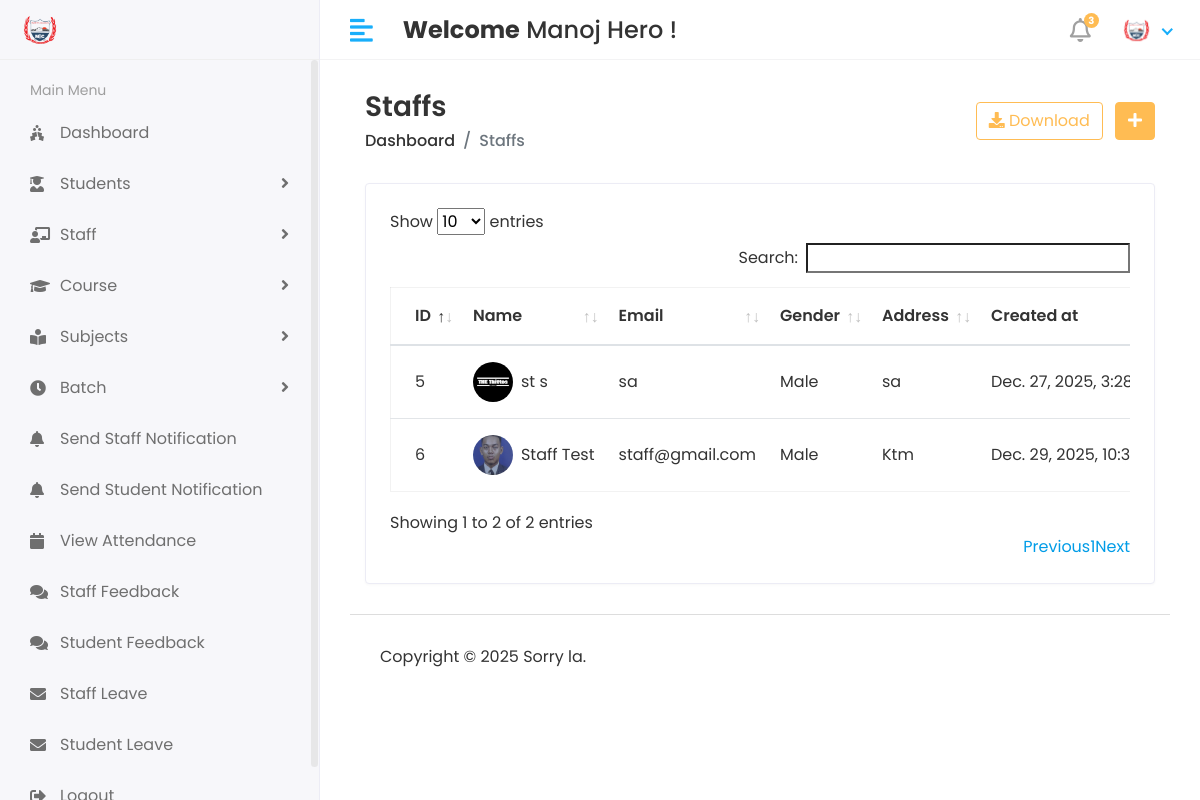
The page /hod/Staff/View (signed in) on the database its author committed.
### smsapp/models.py (models this page shows, shortened)
class CustomUser(AbstractUser):
    USER = (
        (1,'HOD'),
        (2, 'STAFF'),
        (3, 'STUDENT'),
    )
    user_type = models.CharField(choices=USER, max_length=50, default=1)
    profile_pic = models.ImageField(upload_to='media/profile_pic')

class Staff(models.Model):
    admin = models.OneToOneField(CustomUser,on_delete=models.CASCADE)
    address =models.TextField()
    gender = models.CharField(max_length=100)
    created_at = models.DateTimeField(auto_now_add=True)
    updated_at = models.DateTimeField(auto_now=True)

### studentmanagementsystem/hod_views.py (the view)
# urls.py: path('hod/Staff/View', hod_views.VIEW_STAFF, name='view_staff'),
@login_required(login_url='/')
def VIEW_STAFF(request):
    staff = Staff.objects.all()
    context = {
        'staff':staff
    }
    return render(request,'hod/view_staff.html',context)

### templates/hod/view_staff.html (shortened to what this page needs)
{% extends 'base.html' %}
{% block content %}
        <div class="content container-fluid">
               <div class="page-header">
                  <div class="row align-items-center">
                     <div class="col">
                        <h3 class="page-title">Staffs</h3>
                        <ul class="breadcrumb">
                           <li class="breadcrumb-item"><a href="index.html">Dashboard</a></li>
                           <li class="breadcrumb-item active">Staffs</li>
                        </ul>
                     </div>
                     <div class="col-auto text-right float-right ml-auto">
                        <a href="#" class="btn btn-outline-primary mr-2"><i class="fas fa-download"></i> Download</a>
                        <a href="add-student.html" class="btn btn-primary"><i class="fas fa-plus"></i></a>
                     </div>
                  </div>
               </div>
               <div class="row">
                  <div class="col-sm-12">
                     <div class="card card-table">
                        <div class="card-body">
                           <div class="table-responsive">
                              <table id="table_id" class="table table-hover table-center mb-0 ">
                                 <thead>
                                    <tr>
                                       <th>ID</th>
                                       <th>Name</th>
                                       <th>Email</th>
                                       <th>Gender</th>
                                       <th>Address</th>
                                       <th>Created at</th>
                                    </tr>
                                 </thead>
                                 <tbody>
                                 {% for i in staff %}
                                    <tr>
                                       <td>{{i.id}}</td>
                                       <td>
                                          <h2 class="table-avatar">
                                             <a href="student-details.html" class="avatar avatar-sm mr-2"><img class="avatar-img rounded-circle" src="/{{i.admin.profile_pic}}" alt="User Image"></a>
                                             <a href="student-details.html">{{i.admin.first_name}}&nbsp{{i.admin.last_name}}</a>
                                          </h2>
                                       </td>
                                       <td>{{i.admin.email}}</td>
                                       <td>{{i.gender}}</td>
                                       <td>{{i.address}}</td>
                                       <td>{{i.created_at}}</td>
                                    </tr>
                                 {% endfor %}
                                 </tbody>
                              </table>
                           </div>
                        </div>
                     </div>
                  </div>
               </div>
            </div>
{% endblock %}

### templates/includes/header.html (shortened to what this page needs)
{% load static %}
<div class="header">
   <div class="header-left">
    <a href="#" class="logo">
        <img src="{% static 'assets/img2/big.png' %}" alt="Logo">
    </a>
</div>
            <a href="javascript:void(0);" id="toggle_btn">
            <i class="fas fa-align-left"></i>
            </a>
            <div class="top-nav-search mt-3">
               <h4><strong>Welcome</strong>&nbsp<span>{{ user.first_name }} {{ user.last_name }}</span>&nbsp!</h4>
            </div>
            <ul class="nav user-menu">
               <li class="nav-item dropdown noti-dropdown">
                  <a href="#" class="dropdown-toggle nav-link" data-toggle="dropdown">
                  <i class="far fa-bell"></i> <span class="badge badge-pill">3</span>
                  </a>
               </li>
               <li class="nav-item dropdown has-arrow">
                  <a href="#" class="dropdown-toggle nav-link" data-toggle="dropdown">
                     {% if user.profile_pic == "" %}
                  <span class="user-img"><img class="rounded-circle" src="static 'assets/img/noimages" width="31" alt="Ryan Taylor"></span>
                     {% else %}
                  <span class="user-img"><img class="rounded-circle" src="/{{user.profile_pic}}" width="31" alt="Ryan Taylor"></span>
                  {% endif %}
                  </a>
               </li>
            </ul>
         </div>

### static/assets/css/style.css (style rules this page uses)
html { height: 100%; }
body { background-color: #fff; color: #333; font-family: 'Poppins', sans-serif; font-size: 1rem; height: 100%; line-height: 1.5; overflow-x: hidden; }
h1, h2, h3, h4, h5, h6 { font-family: 'Poppins', sans-serif; margin-top: 0; }
a { color: #009ce7; }
input, button, a { transition: all 0.4s ease; -moz-transition: all 0.4s ease; -o-transition: all 0.4s ease; -ms-transition: all 0.4s ease; -webkit-transition: all 0.4s ease; }
ul, ol { padding: 0px; list-style: none; }
.table { color: #333; max-width: 100%; margin-bottom: 0; width: 100%; }
.table.dataTable { border-collapse: collapse !important; border: 1px solid rgba(0, 0, 0, 0.05); }
table.table td h2 { display: inline-block; font-size: inherit; font-weight: 400; margin: 0; padding: 0; vertical-align: middle; }
table.table td h2.table-avatar { align-items: center; display: inline-flex; font-size: inherit; font-weight: 400; margin: 0; padding: 0; vertical-align: middle; white-space: nowrap; }
table.table td h2 a { color: #333; }
.table thead tr th { font-weight: 600; }
.table tbody tr { border-bottom: 1px solid rgba(0, 0, 0, 0.05); }
.table.table-center td, .table.table-center th { vertical-align: middle; }
.card-table .card-body .table > thead > tr > th { border-top: 0; }
.card-table .card-body .table tr td:first-child, .card-table .card-body .table tr th:first-child { padding-left: 1.5rem; }
.card-table .table td, .card-table .table th { border-top: 1px solid #e2e5e8; padding: 1rem 0.75rem; white-space: nowrap; }
.btn-primary { background-color: #FFBC53; border: 1px solid #FFBC53; }
.btn-outline-primary { color: #FFBC53; border-color: #FFBC53; }
.card { border: 1px solid #ececf5; box-shadow: 0 1px 3px 0 rgba(0, 0, 0, 0.03); margin-bottom: 1.875rem; }
.card-body { padding: 1.5rem; }
.avatar { position: relative; display: inline-block; width: 3rem; height: 3rem }
.avatar > img { width: 100%; height: 100%; -o-object-fit: cover; object-fit: cover; }
.avatar-sm { width: 2.5rem; height: 2.5rem; }
.header { background-color: #fff; border-bottom: 1px solid #f3f3f4; left: 0; position: fixed; right: 0; top: 0; z-index: 1001; height: 60px; }
.header .header-left { float: left; height: 60px; padding: 0 20px; position: relative; width: 320px; z-index: 1; transition: all 0.2s ease-in-out; background-color: #f7f7fa; border-bottom: 1px solid #efefef; border-right: 1px solid #ececf5; display: flex; align-items: center; }
.header .header-left .logo { display: inline-block; line-height: 60px; }
.header .header-left .logo img { max-height: 40px; width: auto; }
.header .dropdown-toggle:after { display: none; }
.header .has-arrow .dropdown-toggle:after { border-top: 0; border-left: 0; border-bottom: 2px solid #18aefa; border-right: 2px solid #18aefa; content: ''; height: 8px; display: inline-block; pointer-events: none; -webkit-transform-origin: 66% 66%; -ms-transform-origin: 66% 66%; transform-origin: 66% 66%; -webkit-transform: rotate(45deg); -ms-transform: rotate(45deg); transform: rotate(45deg); -webkit-transition: all 0.15s ease-in-out; transition: all 0.15s ease-in-out; width: 8px; vertical-align: 0px; }
.user-menu { float: right; margin: 0; position: relative; z-index: 99; padding-right: 15px; }
.user-menu.nav > li > a { color: #a0a0a0; font-size: 14px; line-height: 58px; padding: 0 15px; height: 60px; }
.user-img { margin-right: 3px; position: relative; }
.top-nav-search { float: left; margin-left: 15px; }
.page-header { margin-bottom: 1.875rem; }
.page-header .breadcrumb { background-color: transparent; color: #6c757d; font-size: 1rem; font-weight: 500; margin-bottom: 0; padding: 0; }
.page-header .breadcrumb a { color: #333; }
.page-title { font-size: 28px; font-weight: 600; color: #333; margin-bottom: 5px; }
.user-menu.nav > li > a .badge { background-color: #FFBC53; display: block; font-size: 10px; font-weight: bold; height: 15px; width: 15px; position: absolute; right: 7px; top: 13px; color: #fff; padding: 3px; }
.user-menu.nav > li > a > i { font-size: 1.5rem; line-height: 60px; }
@media (min-width: 992px) { #toggle_btn { align-items: center; color: #18aefa; display: inline-flex; float: left; font-size: 26px; height: 60px; justify-content: center; margin-left: 15px; padding: 0 15px; } }

### rows shown on the page
CustomUser: first_name "Manoj", last_name "Hero", profile_pic (picture)
Staff: id "5", admin.profile_pic (picture), admin.first_name "st", admin.last_name "s", admin.email "sa", gender "Male", address "sa", created_at "Dec. 27, 2025,…"
Staff: id "6", admin.profile_pic (picture), admin.first_name "Staff", admin.last_name "Test", admin.email "staff@gmail.com", gender "Male", address "Ktm", created_at "Dec. 29, 2025,…"
